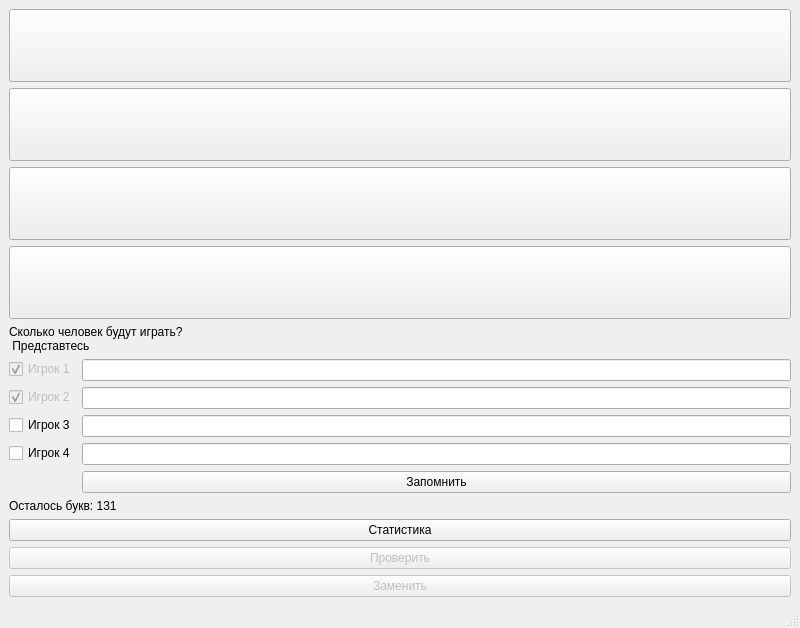
<?xml version="1.0" encoding="UTF-8"?>
<ui version="4.0">
 <class>MainWindow</class>
 <widget class="QMainWindow" name="MainWindow">
  <property name="geometry">
   <rect>
    <x>0</x>
    <y>0</y>
    <width>800</width>
    <height>628</height>
   </rect>
  </property>
  <property name="sizePolicy">
   <sizepolicy hsizetype="Preferred" vsizetype="Expanding">
    <horstretch>0</horstretch>
    <verstretch>0</verstretch>
   </sizepolicy>
  </property>
  <property name="minimumSize">
   <size>
    <width>800</width>
    <height>600</height>
   </size>
  </property>
  <property name="windowTitle">
   <string>Эрудит</string>
  </property>
  <widget class="QWidget" name="centralwidget">
   <layout class="QGridLayout" name="gridLayout_2">
    <item row="0" column="0" rowspan="9">
     <layout class="QGridLayout" name="grid_field"/>
    </item>
    <item row="8" column="2">
     <widget class="QLabel" name="error">
      <property name="text">
       <string/>
      </property>
     </widget>
    </item>
    <item row="0" column="1" rowspan="9" colspan="2">
     <layout class="QGridLayout" name="gridLayout">
      <property name="sizeConstraint">
       <enum>QLayout::SetDefaultConstraint</enum>
      </property>
      <item row="12" column="1">
       <widget class="QLabel" name="number_of_remaining_letters">
        <property name="text">
         <string>Осталось букв: 131</string>
        </property>
       </widget>
      </item>
      <item row="4" column="1">
       <widget class="QPushButton" name="player2">
        <property name="sizePolicy">
         <sizepolicy hsizetype="Minimum" vsizetype="Expanding">
          <horstretch>0</horstretch>
          <verstretch>0</verstretch>
         </sizepolicy>
        </property>
        <property name="autoFillBackground">
         <bool>false</bool>
        </property>
        <property name="text">
         <string/>
        </property>
       </widget>
      </item>
      <item row="16" column="1">
       <widget class="QPushButton" name="btn_replaced_letters">
        <property name="enabled">
         <bool>false</bool>
        </property>
        <property name="text">
         <string>Заменить</string>
        </property>
       </widget>
      </item>
      <item row="15" column="1">
       <widget class="QPushButton" name="btn_check">
        <property name="enabled">
         <bool>false</bool>
        </property>
        <property name="text">
         <string>Проверить</string>
        </property>
       </widget>
      </item>
      <item row="13" column="1">
       <widget class="QPushButton" name="statistics">
        <property name="text">
         <string>Статистика</string>
        </property>
       </widget>
      </item>
      <item row="11" column="1">
       <layout class="QFormLayout" name="formLayout">
        <property name="sizeConstraint">
         <enum>QLayout::SetMinimumSize</enum>
        </property>
        <item row="1" column="0">
         <widget class="QCheckBox" name="checkBox_1">
          <property name="enabled">
           <bool>false</bool>
          </property>
          <property name="text">
           <string>Игрок 1</string>
          </property>
          <property name="checked">
           <bool>true</bool>
          </property>
         </widget>
        </item>
        <item row="1" column="1">
         <widget class="QLineEdit" name="name1"/>
        </item>
        <item row="2" column="0">
         <widget class="QCheckBox" name="checkBox_2">
          <property name="enabled">
           <bool>false</bool>
          </property>
          <property name="text">
           <string>Игрок 2</string>
          </property>
          <property name="checked">
           <bool>true</bool>
          </property>
         </widget>
        </item>
        <item row="2" column="1">
         <widget class="QLineEdit" name="name2">
          <property name="enabled">
           <bool>true</bool>
          </property>
          <property name="contextMenuPolicy">
           <enum>Qt::DefaultContextMenu</enum>
          </property>
          <property name="acceptDrops">
           <bool>false</bool>
          </property>
          <property name="inputMethodHints">
           <set>Qt::ImhNone</set>
          </property>
          <property name="text">
           <string/>
          </property>
          <property name="frame">
           <bool>true</bool>
          </property>
          <property name="dragEnabled">
           <bool>false</bool>
          </property>
          <property name="clearButtonEnabled">
           <bool>false</bool>
          </property>
         </widget>
        </item>
        <item row="3" column="0">
         <widget class="QCheckBox" name="checkBox_3">
          <property name="text">
           <string>Игрок 3</string>
          </property>
         </widget>
        </item>
        <item row="3" column="1">
         <widget class="QLineEdit" name="name3"/>
        </item>
        <item row="4" column="0">
         <widget class="QCheckBox" name="checkBox_4">
          <property name="text">
           <string>Игрок 4</string>
          </property>
         </widget>
        </item>
        <item row="4" column="1">
         <widget class="QLineEdit" name="name4"/>
        </item>
        <item row="6" column="1">
         <widget class="QPushButton" name="btn_remember">
          <property name="enabled">
           <bool>true</bool>
          </property>
          <property name="text">
           <string>Запомнить</string>
          </property>
         </widget>
        </item>
       </layout>
      </item>
      <item row="6" column="1">
       <widget class="QPushButton" name="player3">
        <property name="sizePolicy">
         <sizepolicy hsizetype="Minimum" vsizetype="Expanding">
          <horstretch>0</horstretch>
          <verstretch>0</verstretch>
         </sizepolicy>
        </property>
        <property name="autoFillBackground">
         <bool>false</bool>
        </property>
        <property name="text">
         <string/>
        </property>
       </widget>
      </item>
      <item row="9" column="1">
       <widget class="QPushButton" name="player4">
        <property name="enabled">
         <bool>true</bool>
        </property>
        <property name="sizePolicy">
         <sizepolicy hsizetype="Minimum" vsizetype="Expanding">
          <horstretch>0</horstretch>
          <verstretch>0</verstretch>
         </sizepolicy>
        </property>
        <property name="text">
         <string/>
        </property>
        <property name="autoDefault">
         <bool>false</bool>
        </property>
        <property name="default">
         <bool>false</bool>
        </property>
        <property name="flat">
         <bool>false</bool>
        </property>
       </widget>
      </item>
      <item row="1" column="1">
       <widget class="QPushButton" name="player1">
        <property name="sizePolicy">
         <sizepolicy hsizetype="Minimum" vsizetype="Expanding">
          <horstretch>0</horstretch>
          <verstretch>0</verstretch>
         </sizepolicy>
        </property>
        <property name="statusTip">
         <string/>
        </property>
        <property name="autoFillBackground">
         <bool>false</bool>
        </property>
        <property name="text">
         <string/>
        </property>
        <property name="checkable">
         <bool>false</bool>
        </property>
        <property name="autoRepeat">
         <bool>false</bool>
        </property>
       </widget>
      </item>
      <item row="10" column="1">
       <widget class="QLabel" name="label">
        <property name="text">
         <string>Сколько человек будут играть?
 Представтесь</string>
        </property>
        <property name="alignment">
         <set>Qt::AlignLeading|Qt::AlignLeft|Qt::AlignVCenter</set>
        </property>
       </widget>
      </item>
     </layout>
    </item>
   </layout>
  </widget>
  <widget class="QMenuBar" name="menubar">
   <property name="geometry">
    <rect>
     <x>0</x>
     <y>0</y>
     <width>800</width>
     <height>21</height>
    </rect>
   </property>
  </widget>
  <widget class="QStatusBar" name="statusbar"/>
 </widget>
 <resources/>
 <connections/>
</ui>
